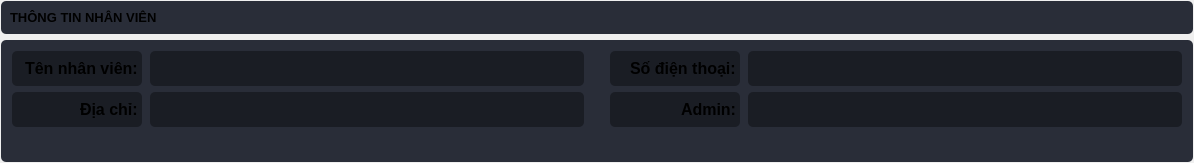
                        <widget class="QFrame" name="thongtinFrame_3">
                         <property name="sizePolicy">
                          <sizepolicy hsizetype="Preferred" vsizetype="Preferred">
                           <horstretch>0</horstretch>
                           <verstretch>1</verstretch>
                          </sizepolicy>
                         </property>
                         <layout class="QVBoxLayout" name="thongtinFrame_4">
                          <property name="leftMargin">
                           <number>1</number>
                          </property>
                          <property name="topMargin">
                           <number>1</number>
                          </property>
                          <property name="rightMargin">
                           <number>1</number>
                          </property>
                          <property name="bottomMargin">
                           <number>1</number>
                          </property>
                          <item>
                           <widget class="QFrame" name="thongtinFrameTitle_2">
                            <property name="styleSheet">
                             <string notr="true">background-color: rgb(41, 45, 56);
border-radius: 5px;</string>
                            </property>
                            <layout class="QVBoxLayout" name="verticalLayout_98">
                             <item>
                              <widget class="QLabel" name="txtthongtinFrameTitle_2">
                               <property name="font">
                                <font>
                                 <family>Segoe UI</family>
                                 <pointsize>10</pointsize>
                                 <weight>75</weight>
                                 <bold>true</bold>
                                </font>
                               </property>
                               <property name="styleSheet">
                                <string notr="true"/>
                               </property>
                               <property name="text">
                                <string>THÔNG TIN NHÂN VIÊN</string>
                               </property>
                              </widget>
                             </item>
                            </layout>
                           </widget>
                          </item>
                          <item>
                           <widget class="QFrame" name="thongtinFrameMonitor_2">
                            <property name="sizePolicy">
                             <sizepolicy hsizetype="Preferred" vsizetype="Preferred">
                              <horstretch>0</horstretch>
                              <verstretch>1</verstretch>
                             </sizepolicy>
                            </property>
                            <property name="styleSheet">
                             <string notr="true">background-color: rgb(41, 45, 56);
border-radius: 5px;</string>
                            </property>
                            <layout class="QHBoxLayout" name="horizontalLayout_32">
                             <item>
                              <widget class="QFrame" name="thongtinFrameMonitorLeft_2">
                               <property name="sizePolicy">
                                <sizepolicy hsizetype="Preferred" vsizetype="Preferred">
                                 <horstretch>0</horstretch>
                                 <verstretch>0</verstretch>
                                </sizepolicy>
                               </property>
                               <layout class="QHBoxLayout" name="horizontalLayout_33">
                                <property name="leftMargin">
                                 <number>1</number>
                                </property>
                                <property name="topMargin">
                                 <number>1</number>
                                </property>
                                <property name="rightMargin">
                                 <number>9</number>
                                </property>
                                <property name="bottomMargin">
                                 <number>1</number>
                                </property>
                                <item>
                                 <widget class="QFrame" name="thongtinFrameMonitorLeftQ_2">
                                  <layout class="QVBoxLayout" name="verticalLayout_99">
                                   <property name="leftMargin">
                                    <number>1</number>
                                   </property>
                                   <property name="topMargin">
                                    <number>1</number>
                                   </property>
                                   <property name="rightMargin">
                                    <number>1</number>
                                   </property>
                                   <property name="bottomMargin">
                                    <number>1</number>
                                   </property>
                                   <item>
                                    <widget class="QLineEdit" name="txtQTenNv">
                                     <property name="sizePolicy">
                                      <sizepolicy hsizetype="Minimum" vsizetype="Fixed">
                                       <horstretch>0</horstretch>
                                       <verstretch>0</verstretch>
                                      </sizepolicy>
                                     </property>
                                     <property name="minimumSize">
                                      <size>
                                       <width>130</width>
                                       <height>35</height>
                                      </size>
                                     </property>
                                     <property name="maximumSize">
                                      <size>
                                       <width>130</width>
                                       <height>35</height>
                                      </size>
                                     </property>
                                     <property name="font">
                                      <font>
                                       <family>Segoe UI</family>
                                       <pointsize>12</pointsize>
                                       <weight>75</weight>
                                       <bold>true</bold>
                                      </font>
                                     </property>
                                     <property name="styleSheet">
                                      <string notr="true">background-color: rgb(26, 29, 36);</string>
                                     </property>
                                     <property name="text">
                                      <string>Tên nhân viên:</string>
                                     </property>
                                     <property name="alignment">
                                      <set>Qt::AlignRight|Qt::AlignTrailing|Qt::AlignVCenter</set>
                                     </property>
                                     <property name="readOnly">
                                      <bool>true</bool>
                                     </property>
                                    </widget>
                                   </item>
                                   <item>
                                    <widget class="QLineEdit" name="txtQDiaChi_2">
                                     <property name="sizePolicy">
                                      <sizepolicy hsizetype="Minimum" vsizetype="Fixed">
                                       <horstretch>0</horstretch>
                                       <verstretch>0</verstretch>
                                      </sizepolicy>
                                     </property>
                                     <property name="minimumSize">
                                      <size>
                                       <width>130</width>
                                       <height>35</height>
                                      </size>
                                     </property>
                                     <property name="maximumSize">
                                      <size>
                                       <width>130</width>
                                       <height>35</height>
                                      </size>
                                     </property>
                                     <property name="font">
                                      <font>
                                       <family>Segoe UI</family>
                                       <pointsize>12</pointsize>
                                       <weight>75</weight>
                                       <bold>true</bold>
                                      </font>
                                     </property>
                                     <property name="styleSheet">
                                      <string notr="true">background-color: rgb(26, 29, 36);</string>
                                     </property>
                                     <property name="text">
                                      <string>Địa chỉ:</string>
                                     </property>
                                     <property name="alignment">
                                      <set>Qt::AlignRight|Qt::AlignTrailing|Qt::AlignVCenter</set>
                                     </property>
                                     <property name="readOnly">
                                      <bool>true</bool>
                                     </property>
                                    </widget>
                                   </item>
                                   <item>
                                    <widget class="QFrame" name="float_10">
                                     <layout class="QVBoxLayout" name="verticalLayout_100"/>
                                    </widget>
                                   </item>
                                  </layout>
                                 </widget>
                                </item>
                                <item>
                                 <widget class="QFrame" name="thongtinFrameMonitorLeftText_2">
                                  <layout class="QVBoxLayout" name="verticalLayout_101">
                                   <property name="leftMargin">
                                    <number>1</number>
                                   </property>
                                   <property name="topMargin">
                                    <number>1</number>
                                   </property>
                                   <property name="rightMargin">
                                    <number>1</number>
                                   </property>
                                   <property name="bottomMargin">
                                    <number>1</number>
                                   </property>
                                   <item>
                                    <widget class="QLineEdit" name="txtTenNv">
                                     <property name="minimumSize">
                                      <size>
                                       <width>434</width>
                                       <height>35</height>
                                      </size>
                                     </property>
                                     <property name="font">
                                      <font>
                                       <family>Segoe UI</family>
                                       <pointsize>14</pointsize>
                                      </font>
                                     </property>
                                     <property name="styleSheet">
                                      <string notr="true">color: rgb(254, 121, 199);
background-color: rgb(26, 29, 36);</string>
                                     </property>
                                     <property name="text">
                                      <string/>
                                     </property>
                                     <property name="alignment">
                                      <set>Qt::AlignLeading|Qt::AlignLeft|Qt::AlignVCenter</set>
                                     </property>
                                    </widget>
                                   </item>
                                   <item>
                                    <widget class="QLineEdit" name="txtDiaChiNv">
                                     <property name="minimumSize">
                                      <size>
                                       <width>434</width>
                                       <height>35</height>
                                      </size>
                                     </property>
                                     <property name="font">
                                      <font>
                                       <family>Segoe UI</family>
                                       <pointsize>14</pointsize>
                                      </font>
                                     </property>
                                     <property name="styleSheet">
                                      <string notr="true">color: rgb(254, 121, 199);
background-color: rgb(26, 29, 36);</string>
                                     </property>
                                     <property name="text">
                                      <string/>
                                     </property>
                                     <property name="alignment">
                                      <set>Qt::AlignLeading|Qt::AlignLeft|Qt::AlignVCenter</set>
                                     </property>
                                    </widget>
                                   </item>
                                   <item>
                                    <widget class="QFrame" name="float_11">
                                     <layout class="QVBoxLayout" name="verticalLayout_102"/>
                                    </widget>
                                   </item>
                                  </layout>
                                 </widget>
                                </item>
                               </layout>
                              </widget>
                             </item>
                             <item>
                              <widget class="QFrame" name="thongtinFrameMonitorRight_2">
                               <layout class="QHBoxLayout" name="horizontalLayout_34">
                                <property name="leftMargin">
                                 <number>9</number>
                                </property>
                                <property name="topMargin">
                                 <number>1</number>
                                </property>
                                <property name="rightMargin">
                                 <number>1</number>
                                </property>
                                <property name="bottomMargin">
                                 <number>1</number>
                                </property>
                                <item>
                                 <widget class="QFrame" name="thongtinFrameMonitorRightQ_2">
                                  <layout class="QVBoxLayout" name="verticalLayout_103">
                                   <property name="leftMargin">
                                    <number>1</number>
                                   </property>
                                   <property name="topMargin">
                                    <number>1</number>
                                   </property>
                                   <property name="rightMargin">
                                    <number>1</number>
                                   </property>
                                   <property name="bottomMargin">
                                    <number>1</number>
                                   </property>
                                   <item>
                                    <widget class="QLineEdit" name="txtQNhanVien_2">
                                     <property name="sizePolicy">
                                      <sizepolicy hsizetype="Minimum" vsizetype="Fixed">
                                       <horstretch>0</horstretch>
                                       <verstretch>0</verstretch>
                                      </sizepolicy>
                                     </property>
                                     <property name="minimumSize">
                                      <size>
                                       <width>130</width>
                                       <height>35</height>
                                      </size>
                                     </property>
                                     <property name="maximumSize">
                                      <size>
                                       <width>130</width>
                                       <height>35</height>
                                      </size>
                                     </property>
                                     <property name="font">
                                      <font>
                                       <family>Segoe UI</family>
                                       <pointsize>12</pointsize>
                                       <weight>75</weight>
                                       <bold>true</bold>
                                      </font>
                                     </property>
                                     <property name="styleSheet">
                                      <string notr="true">background-color: rgb(26, 29, 36);</string>
                                     </property>
                                     <property name="text">
                                      <string>Số điện thoại:</string>
                                     </property>
                                     <property name="alignment">
                                      <set>Qt::AlignRight|Qt::AlignTrailing|Qt::AlignVCenter</set>
                                     </property>
                                     <property name="readOnly">
                                      <bool>true</bool>
                                     </property>
                                    </widget>
                                   </item>
                                   <item>
                                    <widget class="QLineEdit" name="txtQSdt_2">
                                     <property name="sizePolicy">
                                      <sizepolicy hsizetype="Minimum" vsizetype="Fixed">
                                       <horstretch>0</horstretch>
                                       <verstretch>0</verstretch>
                                      </sizepolicy>
                                     </property>
                                     <property name="minimumSize">
                                      <size>
                                       <width>130</width>
                                       <height>35</height>
                                      </size>
                                     </property>
                                     <property name="maximumSize">
                                      <size>
                                       <width>130</width>
                                       <height>35</height>
                                      </size>
                                     </property>
                                     <property name="font">
                                      <font>
                                       <family>Segoe UI</family>
                                       <pointsize>12</pointsize>
                                       <weight>75</weight>
                                       <bold>true</bold>
                                      </font>
                                     </property>
                                     <property name="styleSheet">
                                      <string notr="true">background-color: rgb(26, 29, 36);</string>
                                     </property>
                                     <property name="text">
                                      <string>Admin:</string>
                                     </property>
                                     <property name="alignment">
                                      <set>Qt::AlignRight|Qt::AlignTrailing|Qt::AlignVCenter</set>
                                     </property>
                                     <property name="readOnly">
                                      <bool>true</bool>
                                     </property>
                                    </widget>
                                   </item>
                                   <item>
                                    <widget class="QFrame" name="float_12">
                                     <layout class="QVBoxLayout" name="verticalLayout_104"/>
                                    </widget>
                                   </item>
                                  </layout>
                                 </widget>
                                </item>
                                <item>
                                 <widget class="QFrame" name="thongtinFrameMonitorRightText_2">
                                  <layout class="QVBoxLayout" name="verticalLayout_105">
                                   <property name="leftMargin">
                                    <number>1</number>
                                   </property>
                                   <property name="topMargin">
                                    <number>1</number>
                                   </property>
                                   <property name="rightMargin">
                                    <number>1</number>
                                   </property>
                                   <property name="bottomMargin">
                                    <number>1</number>
                                   </property>
                                   <item>
                                    <widget class="QLineEdit" name="txtSdtNv">
                                     <property name="minimumSize">
                                      <size>
                                       <width>434</width>
                                       <height>35</height>
                                      </size>
                                     </property>
                                     <property name="font">
                                      <font>
                                       <family>Segoe UI</family>
                                       <pointsize>14</pointsize>
                                      </font>
                                     </property>
                                     <property name="styleSheet">
                                      <string notr="true">color: rgb(254, 121, 199);
background-color: rgb(26, 29, 36);</string>
                                     </property>
                                     <property name="text">
                                      <string/>
                                     </property>
                                     <property name="alignment">
                                      <set>Qt::AlignLeading|Qt::AlignLeft|Qt::AlignVCenter</set>
                                     </property>
                                    </widget>
                                   </item>
                                   <item>
                                    <widget class="QLineEdit" name="txtAdmin">
                                     <property name="minimumSize">
                                      <size>
                                       <width>434</width>
                                       <height>35</height>
                                      </size>
                                     </property>
                                     <property name="font">
                                      <font>
                                       <family>Segoe UI</family>
                                       <pointsize>14</pointsize>
                                      </font>
                                     </property>
                                     <property name="styleSheet">
                                      <string notr="true">color: rgb(254, 121, 199);
background-color: rgb(26, 29, 36);</string>
                                     </property>
                                     <property name="text">
                                      <string/>
                                     </property>
                                     <property name="alignment">
                                      <set>Qt::AlignLeading|Qt::AlignLeft|Qt::AlignVCenter</set>
                                     </property>
                                     <property name="readOnly">
                                      <bool>true</bool>
                                     </property>
                                    </widget>
                                   </item>
                                   <item>
                                    <widget class="QFrame" name="float_13">
                                     <layout class="QVBoxLayout" name="verticalLayout_106"/>
                                    </widget>
                                   </item>
                                  </layout>
                                 </widget>
                                </item>
                               </layout>
                              </widget>
                             </item>
                            </layout>
                           </widget>
                          </item>
                         </layout>
                        </widget>
